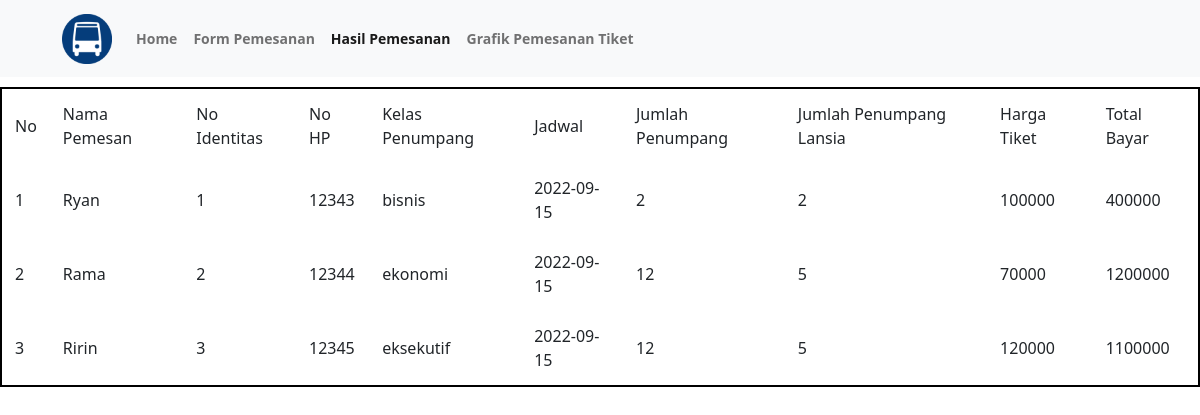
The app's page /hasil_pesan_tiket.php with its own data.
### tables this page shows
CREATE TABLE `tabel_pemesanan_tiket` (
  `Nama_pemesan` varchar(225) NOT NULL,
  `No_identitas` int(16) NOT NULL,
  `No_hp` int(12) NOT NULL,
  `Kelas_penumpang` varchar(100) NOT NULL,
  `Jadwal` date NOT NULL,
  `Jumlah_penumpang` int(100) NOT NULL,
  `Jumlah_penumpang_lansia` int(100) NOT NULL,
  `Harga_tiket` varchar(225) NOT NULL,
  `Total_bayar` varchar(225) NOT NULL
);

### hasil_pesan_tiket.php (the view, shortened to what this page needs)
<!DOCTYPE html>
<html lang="en">
    <head>
        <link href="https://cdn.jsdelivr.net/npm/bootstrap@5.2.1/dist/css/bootstrap.min.css" rel="stylesheet">
        <link rel="stylesheet" type="text/css" href="css/style.css">
    </head>
    <body>
        <nav class="navbar navbar-expand-lg bg-light navcol">
            <div class="container-fluid">
                <a class="navbar-brand" href="#">
                    <img src="images/logo.png" alt="Logo" width="50" height="50" class="d-inline-block align-text-top">
                </a>
                <div class="collapse navbar-collapse " id="navbarNav">
                    <ul class="navbar-nav">
                        <li class="nav-item">
                            <a class="nav-link" aria-current="page" href="#">Home</a>
                        </li>
                        <li class="nav-item">
                            <a class="nav-link" href="form.php">Form Pemesanan</a>
                        </li>
                        <li class="nav-item">
                            <a class="nav-link active" href="hasil_pesan_tiket.php">Hasil Pemesanan</a>
                        </li>
                        <li class="nav-item">
                            <a class="nav-link" href="grafik.php">Grafik Pemesanan Tiket</a>
                        </li>
                    </ul>
                </div>
            </div>
        </nav>
        <div>
            <table  border="1" align="center" cellpadding="13" cellspacing="0">
                <tr>
                    <td>No</td>
                    <td>Nama Pemesan</td>
                    <td>No Identitas</td>
                    <td>No HP</td>
                    <td>Kelas Penumpang</td>
                    <td>Jadwal</td>
                    <td>Jumlah Penumpang</td>
                    <td>Jumlah Penumpang Lansia</td>
                    <td>Harga Tiket</td>
                    <td>Total Bayar</td>
                </tr>
                <?php
                    include "koneksi.php";
                    $no=1;
                    $ambildata = mysqli_query($conn, "select * from tabel_pemesanan_tiket ");
                    while ($tampil = mysqli_fetch_array($ambildata)){
                        echo "
                        <tr>
                            <td>$no</td>
                            <td>$tampil[Nama_pemesan]</td>
                            <td>$tampil[No_identitas]</td>
                            <td>$tampil[No_hp]</td>
                            <td>$tampil[Kelas_penumpang]</td>
                            <td>$tampil[Jadwal]</td>
                            <td>$tampil[Jumlah_penumpang]</td>
                            <td>$tampil[Jumlah_penumpang_lansia]</td>
                            <td>$tampil[Harga_tiket]</td>
                            <td>$tampil[Total_bayar]</td>
                        </tr>";
                        $no++;
                    }
                ?>
            </table>
        </div>
    </body>
</html>

### css/style.css (style rules this page uses)
.navcol { background-color: 535353; color: white; padding-left: 50px; }
.navbar a { font-weight: bold; font-size: 14px; }
table { border: 2px solid rgb(0, 0, 0); margin-top: 10px; }

### records on screen
tabel_pemesanan_tiket: Nama_pemesan "Ryan", No_identitas "1", No_hp "12343", Kelas_penumpang "bisnis", Jadwal "2022-09-15", Jumlah_penumpang "2", Jumlah_penumpang_lansia "2", Harga_tiket "100000", Total_bayar "400000"
tabel_pemesanan_tiket: Nama_pemesan "Rama", No_identitas "2", No_hp "12344", Kelas_penumpang "ekonomi", Jadwal "2022-09-15", Jumlah_penumpang "12", Jumlah_penumpang_lansia "5", Harga_tiket "70000", Total_bayar "1200000"
tabel_pemesanan_tiket: Nama_pemesan "Ririn", No_identitas "3", No_hp "12345", Kelas_penumpang "eksekutif", Jadwal "2022-09-15", Jumlah_penumpang "12", Jumlah_penumpang_lansia "5", Harga_tiket "120000", Total_bayar "1100000"
